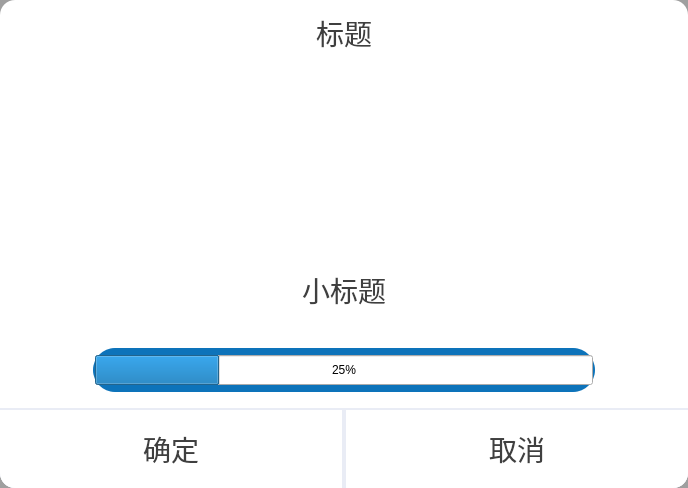
<?xml version="1.0" encoding="UTF-8"?>
<ui version="4.0">
 <class>CMsgDialog</class>
 <widget class="QDialog" name="CMsgDialog">
  <property name="geometry">
   <rect>
    <x>0</x>
    <y>0</y>
    <width>688</width>
    <height>488</height>
   </rect>
  </property>
  <property name="windowTitle">
   <string>Dialog</string>
  </property>
  <property name="styleSheet">
   <string notr="true">#CMsgDialog
{ 
	background-color: rgb(159,159,159);
	border-radius:15px;
}</string>
  </property>
  <layout class="QHBoxLayout" name="horizontalLayout_4">
   <property name="spacing">
    <number>0</number>
   </property>
   <property name="leftMargin">
    <number>0</number>
   </property>
   <property name="topMargin">
    <number>0</number>
   </property>
   <property name="rightMargin">
    <number>0</number>
   </property>
   <property name="bottomMargin">
    <number>0</number>
   </property>
   <item>
    <widget class="QStackedWidget" name="m_SeackDialog">
     <property name="styleSheet">
      <string notr="true">#m_SeackDialog
{  
	border-radius:15px;
}</string>
     </property>
     <property name="currentIndex">
      <number>0</number>
     </property>
     <widget class="QWidget" name="page">
      <property name="styleSheet">
       <string notr="true">#page
{  
	border-radius:15px;
}</string>
      </property>
      <layout class="QHBoxLayout" name="horizontalLayout">
       <property name="spacing">
        <number>0</number>
       </property>
       <property name="leftMargin">
        <number>0</number>
       </property>
       <property name="topMargin">
        <number>0</number>
       </property>
       <property name="rightMargin">
        <number>0</number>
       </property>
       <property name="bottomMargin">
        <number>0</number>
       </property>
       <item>
        <widget class="QFrame" name="frame_2">
         <property name="styleSheet">
          <string notr="true">#frame_2
{
	background-color: rgb(255, 255, 255);
	border-radius:15px;
}</string>
         </property>
         <property name="frameShape">
          <enum>QFrame::StyledPanel</enum>
         </property>
         <property name="frameShadow">
          <enum>QFrame::Raised</enum>
         </property>
         <layout class="QVBoxLayout" name="verticalLayout" stretch="0,2,1,0,0">
          <property name="spacing">
           <number>7</number>
          </property>
          <property name="leftMargin">
           <number>0</number>
          </property>
          <property name="topMargin">
           <number>0</number>
          </property>
          <property name="rightMargin">
           <number>0</number>
          </property>
          <property name="bottomMargin">
           <number>0</number>
          </property>
          <item>
           <widget class="QLabel" name="mLabel_text2">
            <property name="minimumSize">
             <size>
              <width>0</width>
              <height>65</height>
             </size>
            </property>
            <property name="styleSheet">
             <string notr="true">QLabel
{
	color: rgb(63, 63, 63);
	font-size:28px;
	border-top-right-radius:15px;
	border-top-left-radius:15px;
}</string>
            </property>
            <property name="text">
             <string>标题</string>
            </property>
            <property name="alignment">
             <set>Qt::AlignCenter</set>
            </property>
           </widget>
          </item>
          <item>
           <widget class="QFrame" name="mFrame_logo">
            <layout class="QGridLayout" name="gridLayout" columnstretch="0,0,0">
             <item row="0" column="0">
              <spacer name="mSpacer_1">
               <property name="orientation">
                <enum>Qt::Horizontal</enum>
               </property>
               <property name="sizeHint" stdset="0">
                <size>
                 <width>40</width>
                 <height>20</height>
                </size>
               </property>
              </spacer>
             </item>
             <item row="0" column="1">
              <widget class="QLabel" name="mLabel_logo">
               <property name="minimumSize">
                <size>
                 <width>0</width>
                 <height>0</height>
                </size>
               </property>
               <property name="maximumSize">
                <size>
                 <width>9999</width>
                 <height>9999</height>
                </size>
               </property>
               <property name="font">
                <font>
                 <pointsize>-1</pointsize>
                </font>
               </property>
               <property name="layoutDirection">
                <enum>Qt::LeftToRight</enum>
               </property>
               <property name="styleSheet">
                <string notr="true">QLabel
{
border-image: url(:/pics/images/插画-机器02.png);
	color: rgb(137, 137, 137);
	font-size:28px;
}</string>
               </property>
               <property name="locale">
                <locale language="Chinese" country="China"/>
               </property>
               <property name="text">
                <string/>
               </property>
               <property name="alignment">
                <set>Qt::AlignCenter</set>
               </property>
              </widget>
             </item>
             <item row="0" column="2">
              <spacer name="mSpacer_2">
               <property name="orientation">
                <enum>Qt::Horizontal</enum>
               </property>
               <property name="sizeHint" stdset="0">
                <size>
                 <width>40</width>
                 <height>20</height>
                </size>
               </property>
              </spacer>
             </item>
            </layout>
           </widget>
          </item>
          <item>
           <layout class="QHBoxLayout" name="horizontalLayout_5" stretch="0,1,0">
            <item>
             <spacer name="horizontalSpacer_4">
              <property name="orientation">
               <enum>Qt::Horizontal</enum>
              </property>
              <property name="sizeHint" stdset="0">
               <size>
                <width>20</width>
                <height>20</height>
               </size>
              </property>
             </spacer>
            </item>
            <item>
             <widget class="QLabel" name="mLabel_text1">
              <property name="styleSheet">
               <string notr="true">QLabel
{
	color: rgb(63, 63, 63);
	font-size:28px;
}</string>
              </property>
              <property name="text">
               <string>小标题</string>
              </property>
              <property name="alignment">
               <set>Qt::AlignCenter</set>
              </property>
              <property name="wordWrap">
               <bool>true</bool>
              </property>
             </widget>
            </item>
            <item>
             <spacer name="horizontalSpacer_3">
              <property name="orientation">
               <enum>Qt::Horizontal</enum>
              </property>
              <property name="sizeHint" stdset="0">
               <size>
                <width>20</width>
                <height>20</height>
               </size>
              </property>
             </spacer>
            </item>
           </layout>
          </item>
          <item>
           <widget class="QFrame" name="mFrame_Bar">
            <layout class="QHBoxLayout" name="horizontalLayout_3" stretch="1,6,1">
             <item>
              <spacer name="mSpacer_3">
               <property name="orientation">
                <enum>Qt::Horizontal</enum>
               </property>
               <property name="sizeType">
                <enum>QSizePolicy::Minimum</enum>
               </property>
               <property name="sizeHint" stdset="0">
                <size>
                 <width>13</width>
                 <height>20</height>
                </size>
               </property>
              </spacer>
             </item>
             <item>
              <widget class="QFrame" name="frame">
               <property name="minimumSize">
                <size>
                 <width>0</width>
                 <height>44</height>
                </size>
               </property>
               <property name="maximumSize">
                <size>
                 <width>16777215</width>
                 <height>44</height>
                </size>
               </property>
               <property name="styleSheet">
                <string notr="true">QFrame
{  
	background-color: rgb(13,115,186);
	border-radius:22px;
}</string>
               </property>
               <property name="frameShape">
                <enum>QFrame::StyledPanel</enum>
               </property>
               <property name="frameShadow">
                <enum>QFrame::Raised</enum>
               </property>
               <layout class="QVBoxLayout" name="verticalLayout_2">
                <property name="leftMargin">
                 <number>2</number>
                </property>
                <property name="topMargin">
                 <number>2</number>
                </property>
                <property name="rightMargin">
                 <number>2</number>
                </property>
                <property name="bottomMargin">
                 <number>2</number>
                </property>
                <item>
                 <widget class="QProgressBar" name="msg_Bar">
                  <property name="minimumSize">
                   <size>
                    <width>0</width>
                    <height>30</height>
                   </size>
                  </property>
                  <property name="styleSheet">
                   <string notr="true">QProgressBar{
border:5px solid #ffffff;
height:38;
background:#ffffff;
text-align:center;
color: rgb(63, 63, 63);
border-radius:19px;

font-size:24px;

}
       
QProgressBar::chunk{
border-radius:15px;
background:qlineargradient(spread:pad,x1:0,y1:0,x2:1,y2:0,stop:0 #00929f,stop:1 #22d3e0);
} // 宽度和间距</string>
                  </property>
                  <property name="value">
                   <number>25</number>
                  </property>
                 </widget>
                </item>
               </layout>
              </widget>
             </item>
             <item>
              <spacer name="mSpacer_4">
               <property name="orientation">
                <enum>Qt::Horizontal</enum>
               </property>
               <property name="sizeType">
                <enum>QSizePolicy::Minimum</enum>
               </property>
               <property name="sizeHint" stdset="0">
                <size>
                 <width>13</width>
                 <height>20</height>
                </size>
               </property>
              </spacer>
             </item>
            </layout>
           </widget>
          </item>
          <item>
           <widget class="QFrame" name="mFrame_Btn">
            <property name="minimumSize">
             <size>
              <width>0</width>
              <height>80</height>
             </size>
            </property>
            <property name="styleSheet">
             <string notr="true">#mFrame_Btn
{
	background-color: rgb(233, 236, 245);
	border-bottom-right-radius:15px;
	border-bottom-left-radius:15px;
}</string>
            </property>
            <property name="frameShape">
             <enum>QFrame::StyledPanel</enum>
            </property>
            <property name="frameShadow">
             <enum>QFrame::Raised</enum>
            </property>
            <layout class="QHBoxLayout" name="horizontalLayout_2">
             <property name="spacing">
              <number>4</number>
             </property>
             <property name="leftMargin">
              <number>0</number>
             </property>
             <property name="topMargin">
              <number>2</number>
             </property>
             <property name="rightMargin">
              <number>0</number>
             </property>
             <property name="bottomMargin">
              <number>0</number>
             </property>
             <item>
              <widget class="QPushButton" name="mBtn_OK">
               <property name="sizePolicy">
                <sizepolicy hsizetype="Minimum" vsizetype="Minimum">
                 <horstretch>0</horstretch>
                 <verstretch>0</verstretch>
                </sizepolicy>
               </property>
               <property name="minimumSize">
                <size>
                 <width>0</width>
                 <height>65</height>
                </size>
               </property>
               <property name="maximumSize">
                <size>
                 <width>16777215</width>
                 <height>16777215</height>
                </size>
               </property>
               <property name="font">
                <font>
                 <pointsize>-1</pointsize>
                </font>
               </property>
               <property name="styleSheet">
                <string notr="true">QPushButton
{ 
border-radius:0px;
	color:rgb(63,63,63);
	font-size:28px; 
background-color:rgb(255, 255, 255);
border-bottom-left-radius:15px;


}
QPushButton:hover
{
border-radius:0px;
background-color:rgb(255, 255, 255);
color:rgb(31, 78, 121);
border-bottom-left-radius:15px;
}</string>
               </property>
               <property name="text">
                <string>确定</string>
               </property>
               <property name="autoDefault">
                <bool>false</bool>
               </property>
              </widget>
             </item>
             <item>
              <widget class="QPushButton" name="mBtn_Cancel">
               <property name="sizePolicy">
                <sizepolicy hsizetype="Minimum" vsizetype="Minimum">
                 <horstretch>0</horstretch>
                 <verstretch>0</verstretch>
                </sizepolicy>
               </property>
               <property name="minimumSize">
                <size>
                 <width>0</width>
                 <height>65</height>
                </size>
               </property>
               <property name="maximumSize">
                <size>
                 <width>16777215</width>
                 <height>16777215</height>
                </size>
               </property>
               <property name="font">
                <font>
                 <pointsize>-1</pointsize>
                </font>
               </property>
               <property name="styleSheet">
                <string notr="true">QPushButton
{ 
border-radius:0px;
	color:rgb(63,63,63);
	font-size:28px; 
background-color:rgb(255, 255, 255);

border-bottom-right-radius:15px;
}
QPushButton:hover
{
border-radius:0px;
background-color:rgb(255, 255, 255);
color:rgb(31, 78, 121);
border-bottom-right-radius:15px;
}</string>
               </property>
               <property name="text">
                <string>取消</string>
               </property>
               <property name="autoDefault">
                <bool>false</bool>
               </property>
              </widget>
             </item>
            </layout>
           </widget>
          </item>
         </layout>
        </widget>
       </item>
      </layout>
     </widget>
     <widget class="QWidget" name="page_2">
      <property name="styleSheet">
       <string notr="true">QWidget
{	  
	background-color: rgb(255, 255, 255);
	border-radius:15px;
}</string>
      </property>
      <layout class="QVBoxLayout" name="verticalLayout_3" stretch="0,0,1,0,0">
       <property name="spacing">
        <number>0</number>
       </property>
       <property name="leftMargin">
        <number>0</number>
       </property>
       <property name="topMargin">
        <number>0</number>
       </property>
       <property name="rightMargin">
        <number>0</number>
       </property>
       <property name="bottomMargin">
        <number>0</number>
       </property>
       <item>
        <widget class="QLabel" name="mLab_Edit_text">
         <property name="minimumSize">
          <size>
           <width>0</width>
           <height>65</height>
          </size>
         </property>
         <property name="styleSheet">
          <string notr="true">#mLab_Edit_text
{
	color: rgb(63, 63, 63);
	font-size:28px;
	border-radius:15px;
}</string>
         </property>
         <property name="text">
          <string> 标题</string>
         </property>
         <property name="alignment">
          <set>Qt::AlignCenter</set>
         </property>
        </widget>
       </item>
       <item>
        <spacer name="verticalSpacer">
         <property name="orientation">
          <enum>Qt::Vertical</enum>
         </property>
         <property name="sizeHint" stdset="0">
          <size>
           <width>20</width>
           <height>40</height>
          </size>
         </property>
        </spacer>
       </item>
       <item>
        <layout class="QHBoxLayout" name="horizontalLayout_7" stretch="1,0,3,1">
         <property name="bottomMargin">
          <number>10</number>
         </property>
         <item>
          <spacer name="horizontalSpacer">
           <property name="orientation">
            <enum>Qt::Horizontal</enum>
           </property>
           <property name="sizeHint" stdset="0">
            <size>
             <width>40</width>
             <height>20</height>
            </size>
           </property>
          </spacer>
         </item>
         <item>
          <widget class="QLabel" name="mLab_Edit_Name">
           <property name="styleSheet">
            <string notr="true">QLabel
{
	color: rgb(63, 63, 63);
	font-size:28px;
}</string>
           </property>
           <property name="text">
            <string>批号</string>
           </property>
           <property name="alignment">
            <set>Qt::AlignCenter</set>
           </property>
          </widget>
         </item>
         <item>
          <widget class="QLineEdit" name="mEdit_Edit">
           <property name="minimumSize">
            <size>
             <width>0</width>
             <height>56</height>
            </size>
           </property>
           <property name="maximumSize">
            <size>
             <width>16777215</width>
             <height>56</height>
            </size>
           </property>
           <property name="styleSheet">
            <string notr="true">QLineEdit
{
	border: 1px solid #e1e3e7;         
	border-radius: 5px;
	font-size:28px;
	color: rgb(137, 137, 137);
	background-color: rgb(255, 255, 255);


}</string>
           </property>
           <property name="text">
            <string/>
           </property>
          </widget>
         </item>
         <item>
          <spacer name="horizontalSpacer_2">
           <property name="orientation">
            <enum>Qt::Horizontal</enum>
           </property>
           <property name="sizeHint" stdset="0">
            <size>
             <width>40</width>
             <height>20</height>
            </size>
           </property>
          </spacer>
         </item>
        </layout>
       </item>
       <item>
        <spacer name="verticalSpacer_2">
         <property name="orientation">
          <enum>Qt::Vertical</enum>
         </property>
         <property name="sizeHint" stdset="0">
          <size>
           <width>20</width>
           <height>40</height>
          </size>
         </property>
        </spacer>
       </item>
       <item>
        <widget class="QFrame" name="mFrame_Edit_Btn">
         <property name="minimumSize">
          <size>
           <width>0</width>
           <height>80</height>
          </size>
         </property>
         <property name="maximumSize">
          <size>
           <width>16777215</width>
           <height>16777215</height>
          </size>
         </property>
         <property name="styleSheet">
          <string notr="true">#mFrame_Edit_Btn
{
	background-color: rgb(233, 236, 245);
}</string>
         </property>
         <property name="frameShape">
          <enum>QFrame::StyledPanel</enum>
         </property>
         <property name="frameShadow">
          <enum>QFrame::Raised</enum>
         </property>
         <layout class="QHBoxLayout" name="horizontalLayout_6">
          <property name="spacing">
           <number>4</number>
          </property>
          <property name="leftMargin">
           <number>0</number>
          </property>
          <property name="topMargin">
           <number>2</number>
          </property>
          <property name="rightMargin">
           <number>0</number>
          </property>
          <property name="bottomMargin">
           <number>0</number>
          </property>
          <item>
           <widget class="QPushButton" name="mBtn_Edit_OK">
            <property name="sizePolicy">
             <sizepolicy hsizetype="Minimum" vsizetype="Minimum">
              <horstretch>0</horstretch>
              <verstretch>0</verstretch>
             </sizepolicy>
            </property>
            <property name="minimumSize">
             <size>
              <width>0</width>
              <height>65</height>
             </size>
            </property>
            <property name="maximumSize">
             <size>
              <width>16777215</width>
              <height>16777215</height>
             </size>
            </property>
            <property name="font">
             <font>
              <pointsize>-1</pointsize>
             </font>
            </property>
            <property name="styleSheet">
             <string notr="true">QPushButton
{ 
border-radius:0px;
	color:rgb(63,63,63);
	font-size:28px; 
background-color:rgb(255, 255, 255);
border-bottom-left-radius:15px;



}
QPushButton:hover
{
border-radius:0px;
background-color:rgb(255, 255, 255);
color:rgb(31, 78, 121);
border-bottom-left-radius:15px;
}</string>
            </property>
            <property name="text">
             <string>导入</string>
            </property>
           </widget>
          </item>
          <item>
           <widget class="QPushButton" name="mBtn_Edit_Cancel">
            <property name="sizePolicy">
             <sizepolicy hsizetype="Minimum" vsizetype="Minimum">
              <horstretch>0</horstretch>
              <verstretch>0</verstretch>
             </sizepolicy>
            </property>
            <property name="minimumSize">
             <size>
              <width>0</width>
              <height>65</height>
             </size>
            </property>
            <property name="maximumSize">
             <size>
              <width>16777215</width>
              <height>16777215</height>
             </size>
            </property>
            <property name="font">
             <font>
              <pointsize>-1</pointsize>
             </font>
            </property>
            <property name="styleSheet">
             <string notr="true">QPushButton
{ 
border-radius:0px;
	color:rgb(63,63,63);
	font-size:28px; 
background-color:rgb(255, 255, 255);
border-bottom-right-radius:15px;



}
QPushButton:hover
{
border-radius:0px;
background-color:rgb(255, 255, 255);
color:rgb(31, 78, 121);
border-bottom-right-radius:15px;
}</string>
            </property>
            <property name="text">
             <string>取消</string>
            </property>
           </widget>
          </item>
         </layout>
        </widget>
       </item>
      </layout>
     </widget>
     <widget class="QWidget" name="page_3">
      <property name="styleSheet">
       <string notr="true">QWidget
{	
	background-color: rgb(255, 255, 255);
	border-radius:15px;
}</string>
      </property>
     </widget>
    </widget>
   </item>
  </layout>
 </widget>
 <resources/>
 <connections/>
</ui>
